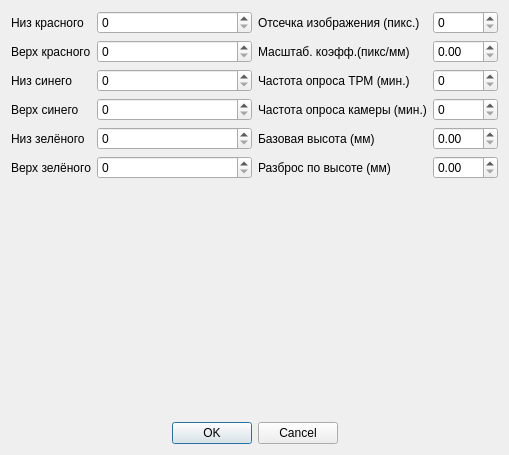
<?xml version="1.0" encoding="UTF-8"?>
<ui version="4.0">
 <class>config_dialog</class>
 <widget class="QDialog" name="config_dialog">
  <property name="geometry">
   <rect>
    <x>0</x>
    <y>0</y>
    <width>509</width>
    <height>455</height>
   </rect>
  </property>
  <property name="windowTitle">
   <string>Dialog</string>
  </property>
  <layout class="QVBoxLayout" name="verticalLayout">
   <item>
    <layout class="QHBoxLayout" name="horizontalLayout">
     <item>
      <layout class="QFormLayout" name="formLayout">
       <item row="0" column="0">
        <widget class="QLabel" name="low_red_label">
         <property name="text">
          <string>Низ красного</string>
         </property>
        </widget>
       </item>
       <item row="0" column="1">
        <widget class="QSpinBox" name="low_red_spinbox">
         <property name="maximum">
          <number>255</number>
         </property>
        </widget>
       </item>
       <item row="1" column="0">
        <widget class="QLabel" name="up_red_label">
         <property name="text">
          <string>Верх красного</string>
         </property>
        </widget>
       </item>
       <item row="1" column="1">
        <widget class="QSpinBox" name="up_red_spinbox">
         <property name="maximum">
          <number>255</number>
         </property>
        </widget>
       </item>
       <item row="2" column="0">
        <widget class="QLabel" name="low_blue_label">
         <property name="text">
          <string>Низ синего</string>
         </property>
        </widget>
       </item>
       <item row="2" column="1">
        <widget class="QSpinBox" name="low_blue_spinbox">
         <property name="maximum">
          <number>255</number>
         </property>
        </widget>
       </item>
       <item row="3" column="0">
        <widget class="QLabel" name="up_blue_label">
         <property name="text">
          <string>Верх синего</string>
         </property>
        </widget>
       </item>
       <item row="3" column="1">
        <widget class="QSpinBox" name="up_blue_spinbox">
         <property name="maximum">
          <number>255</number>
         </property>
        </widget>
       </item>
       <item row="4" column="0">
        <widget class="QLabel" name="low_green_label">
         <property name="text">
          <string>Низ зелёного</string>
         </property>
        </widget>
       </item>
       <item row="4" column="1">
        <widget class="QSpinBox" name="low_green_spinbox">
         <property name="maximum">
          <number>255</number>
         </property>
        </widget>
       </item>
       <item row="5" column="0">
        <widget class="QLabel" name="up_green_label">
         <property name="text">
          <string>Верх зелёного</string>
         </property>
        </widget>
       </item>
       <item row="5" column="1">
        <widget class="QSpinBox" name="up_green_spinbox">
         <property name="maximum">
          <number>255</number>
         </property>
        </widget>
       </item>
      </layout>
     </item>
     <item>
      <layout class="QFormLayout" name="formLayout_2">
       <item row="0" column="1">
        <widget class="QSpinBox" name="cutoff_spinbox">
         <property name="maximum">
          <number>540</number>
         </property>
        </widget>
       </item>
       <item row="1" column="0">
        <widget class="QLabel" name="scaling_coeff_label">
         <property name="text">
          <string>Масштаб. коэфф.(пикс/мм)</string>
         </property>
        </widget>
       </item>
       <item row="2" column="0">
        <widget class="QLabel" name="trm_polling_label">
         <property name="text">
          <string>Частота опроса ТРМ (мин.)</string>
         </property>
        </widget>
       </item>
       <item row="2" column="1">
        <widget class="QSpinBox" name="trm_polling_spinbox">
         <property name="maximum">
          <number>1800</number>
         </property>
        </widget>
       </item>
       <item row="3" column="0">
        <widget class="QLabel" name="camera_polling_label">
         <property name="text">
          <string>Частота опроса камеры (мин.)</string>
         </property>
        </widget>
       </item>
       <item row="3" column="1">
        <widget class="QSpinBox" name="camera_polling_spinbox">
         <property name="maximum">
          <number>1800</number>
         </property>
        </widget>
       </item>
       <item row="0" column="0">
        <widget class="QLabel" name="cutoff_label">
         <property name="text">
          <string>Отсечка изображения (пикс.)</string>
         </property>
        </widget>
       </item>
       <item row="4" column="0">
        <widget class="QLabel" name="base_height_label">
         <property name="text">
          <string>Базовая высота (мм)</string>
         </property>
        </widget>
       </item>
       <item row="4" column="1">
        <widget class="QDoubleSpinBox" name="base_height_dspinbox">
         <property name="maximum">
          <double>100.000000000000000</double>
         </property>
        </widget>
       </item>
       <item row="5" column="0">
        <widget class="QLabel" name="height_gap_label">
         <property name="text">
          <string>Разброс по высоте (мм)</string>
         </property>
        </widget>
       </item>
       <item row="5" column="1">
        <widget class="QDoubleSpinBox" name="height_gap_dspinbox">
         <property name="maximum">
          <double>100.000000000000000</double>
         </property>
        </widget>
       </item>
       <item row="1" column="1">
        <widget class="QDoubleSpinBox" name="scaling_coeff_dspinbox"/>
       </item>
      </layout>
     </item>
    </layout>
   </item>
   <item>
    <widget class="QDialogButtonBox" name="buttonBox">
     <property name="orientation">
      <enum>Qt::Horizontal</enum>
     </property>
     <property name="standardButtons">
      <set>QDialogButtonBox::Cancel|QDialogButtonBox::Ok</set>
     </property>
     <property name="centerButtons">
      <bool>true</bool>
     </property>
    </widget>
   </item>
  </layout>
 </widget>
 <resources/>
 <connections>
  <connection>
   <sender>buttonBox</sender>
   <signal>accepted()</signal>
   <receiver>config_dialog</receiver>
   <slot>accept()</slot>
   <hints>
    <hint type="sourcelabel">
     <x>248</x>
     <y>254</y>
    </hint>
    <hint type="destinationlabel">
     <x>157</x>
     <y>274</y>
    </hint>
   </hints>
  </connection>
  <connection>
   <sender>buttonBox</sender>
   <signal>rejected()</signal>
   <receiver>config_dialog</receiver>
   <slot>reject()</slot>
   <hints>
    <hint type="sourcelabel">
     <x>316</x>
     <y>260</y>
    </hint>
    <hint type="destinationlabel">
     <x>286</x>
     <y>274</y>
    </hint>
   </hints>
  </connection>
 </connections>
</ui>
